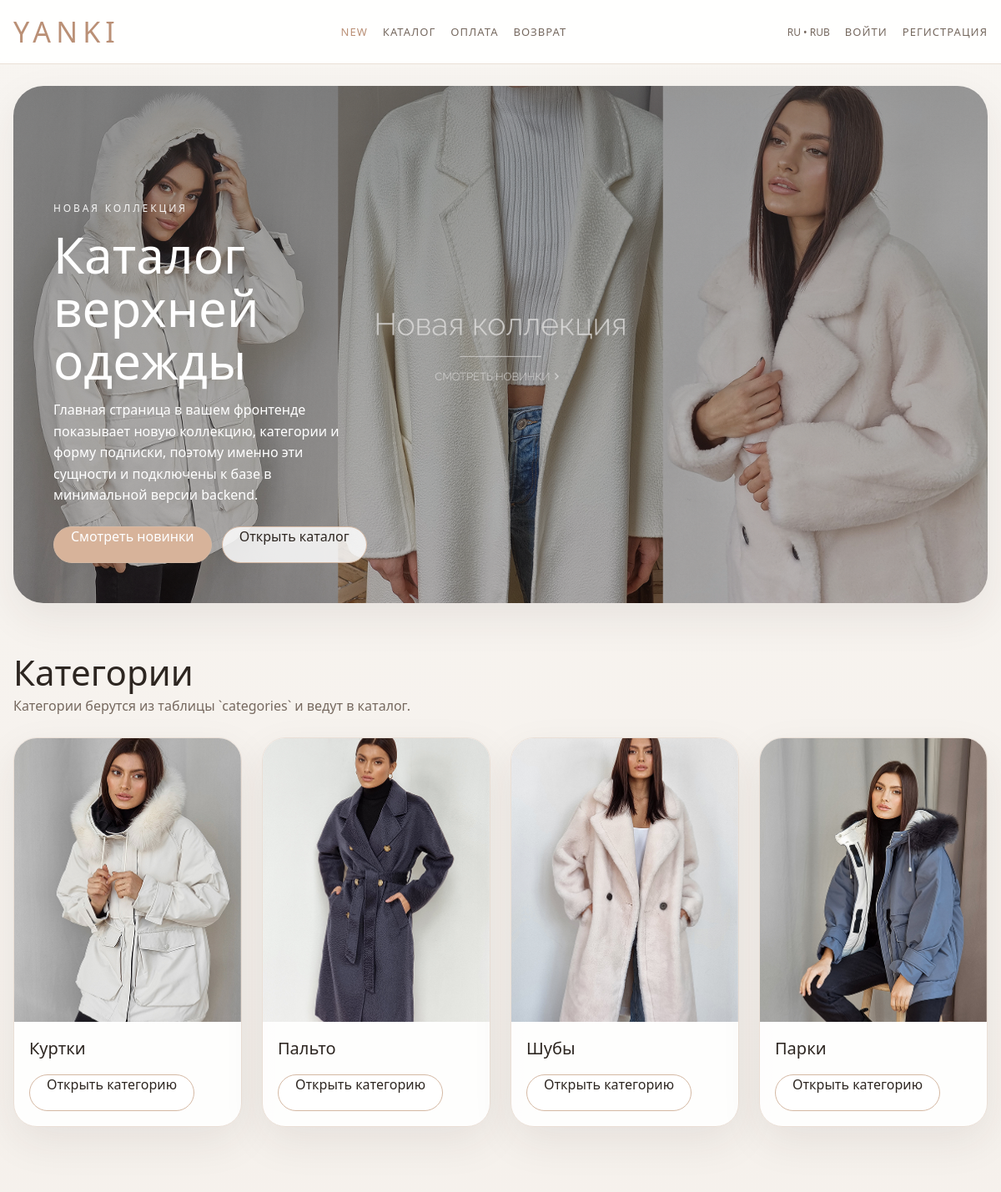
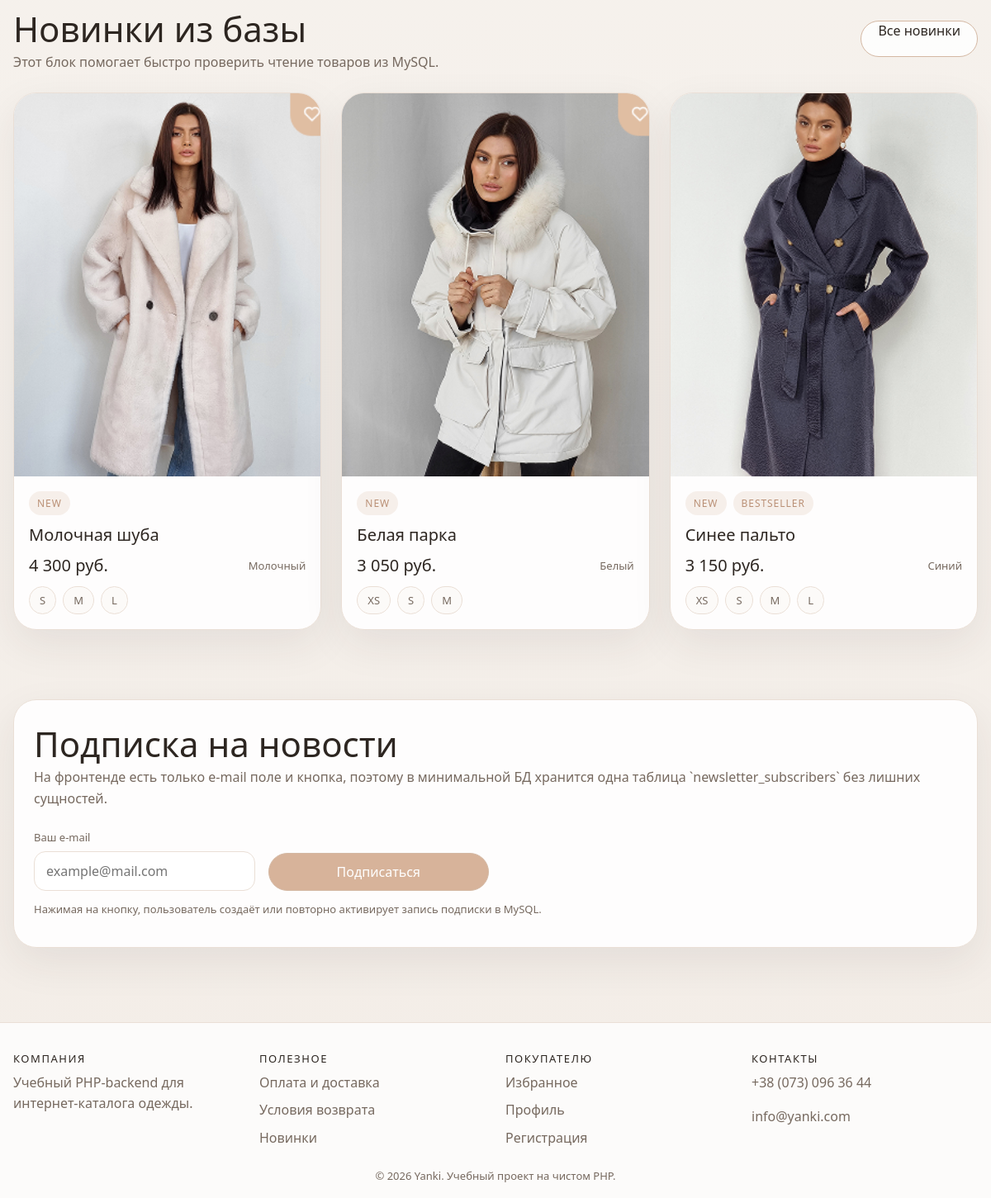
The page / on the database its author committed (2 pictures, top to bottom).
### tables this page shows
CREATE TABLE categories (
    id TINYINT UNSIGNED AUTO_INCREMENT PRIMARY KEY,
    name VARCHAR(100) NOT NULL,
    slug VARCHAR(100) NOT NULL,
    image_path VARCHAR(255) NOT NULL,
    sort_order TINYINT UNSIGNED NOT NULL DEFAULT 0,
    UNIQUE KEY uq_categories_slug (slug)
);

CREATE TABLE products (
    id INT UNSIGNED AUTO_INCREMENT PRIMARY KEY,
    category_id TINYINT UNSIGNED NOT NULL,
    color_id TINYINT UNSIGNED DEFAULT NULL,
    title VARCHAR(150) NOT NULL,
    slug VARCHAR(160) NOT NULL,
    short_description VARCHAR(255) DEFAULT NULL,
    description TEXT DEFAULT NULL,
    price DECIMAL(10,2) NOT NULL,
    image_path VARCHAR(255) NOT NULL,
    is_new TINYINT(1) NOT NULL DEFAULT 0,
    is_bestseller TINYINT(1) NOT NULL DEFAULT 0,
    is_sale TINYINT(1) NOT NULL DEFAULT 0,
    created_at TIMESTAMP NOT NULL DEFAULT CURRENT_TIMESTAMP,
    updated_at TIMESTAMP NOT NULL DEFAULT CURRENT_TIMESTAMP ON UPDATE CURRENT_TIMESTAMP,
    UNIQUE KEY uq_products_slug (slug),
    KEY idx_products_category_id (category_id),
    KEY idx_products_color_id (color_id),
    KEY idx_products_price (price),
    KEY idx_products_is_new (is_new),
    KEY idx_products_is_bestseller (is_bestseller),
    KEY idx_products_is_sale (is_sale),
    CONSTRAINT fk_products_category
        FOREIGN KEY (category_id) REFERENCES categories (id)
        ON UPDATE CASCADE,
    CONSTRAINT fk_products_color
        FOREIGN KEY (color_id) REFERENCES colors (id)
        ON UPDATE CASCADE
);

CREATE TABLE colors (
    id TINYINT UNSIGNED AUTO_INCREMENT PRIMARY KEY,
    name VARCHAR(50) NOT NULL,
    slug VARCHAR(50) NOT NULL,
    code CHAR(7) DEFAULT NULL,
    sort_order TINYINT UNSIGNED NOT NULL DEFAULT 0,
    UNIQUE KEY uq_colors_slug (slug)
);

### includes/functions.php (called while the page is built, shortened)
<?php
function app_base_url(): string
{
    static $baseUrl = null;
    if ($baseUrl !== null) {
        return $baseUrl;
    }
    $scriptName = str_replace('\\', '/', $_SERVER['SCRIPT_NAME'] ?? '');
    if (preg_match('#/actions/[^/]+$#', $scriptName) === 1) {
        $scriptName = (string) preg_replace('#/actions/[^/]+$#', '', $scriptName);
    } else {
        $scriptName = (string) preg_replace('#/[^/]+\.php$#', '', $scriptName);
    }
    $baseUrl = rtrim($scriptName, '/');
    return $baseUrl;
}
function url(string $path = ''): string
{
    $baseUrl = app_base_url();
    $path = ltrim($path, '/');
    if ($baseUrl === '') {
        return '/' . $path;
    }
    return $baseUrl . '/' . $path;
}
function asset(string $path = ''): string
{
    return url('assets/' . ltrim($path, '/'));
}
function e(?string $value): string
{
    return htmlspecialchars((string) $value, ENT_QUOTES | ENT_SUBSTITUTE, 'UTF-8');
}
function current_script(): string
{
    return basename((string) ($_SERVER['SCRIPT_NAME'] ?? ''));
}
function is_active_page(array $scripts): bool
{
    return in_array(current_script(), $scripts, true);
}
function old(string $key, string $default = ''): string
{
    $oldInput = $GLOBALS['old_input'] ?? [];
    $value = $oldInput[$key] ?? $default;
    return is_scalar($value) ? (string) $value : $default;
}
function current_user(): ?array
{
    $userId = isset($_SESSION['user_id']) ? (int) $_SESSION['user_id'] : 0;
    if ($userId <= 0) {
        $user = null;
        return $user;
    }
    $user = get_user_by_id($userId);
    return $user;
}
function format_price($price): string
{
    return number_format((float) $price, 0, ',', ' ') . ' руб.';
}

### config/database.php (called while the page is built, shortened)
<?php
function db(): PDO
{
    static $pdo = null;
    if ($pdo instanceof PDO) {
        return $pdo;
    }
    $dsn = sprintf(
        'mysql:host=%s;port=%d;dbname=%s;charset=%s',
        (string) config('db.host'),
        (int) config('db.port'),
        (string) config('db.name'),
        (string) config('db.charset')
    );
    try {
        $pdo = new PDO(
            $dsn,
            (string) config('db.user'),
            (string) config('db.pass'),
            [
                PDO::ATTR_ERRMODE => PDO::ERRMODE_EXCEPTION,
                PDO::ATTR_DEFAULT_FETCH_MODE => PDO::FETCH_ASSOC,
                PDO::ATTR_EMULATE_PREPARES => false,
            ]
        );
    } catch (PDOException $exception) {
        http_response_code(500);
        exit('Не удалось подключиться к MySQL. Проверьте настройки в backend/config/config.php и импорт SQL-скрипта.');
    }
    return $pdo;
}

### includes/repositories.php (called while the page is built, shortened)
<?php
function get_categories(): array
{
    $statement = db()->query('SELECT id, name, slug, image_path, sort_order FROM categories ORDER BY sort_order ASC, id ASC');
    return $statement->fetchAll();
}
function get_catalog_products(array $filters = []): array
{
    $sql = <<<SQL
        SELECT
            p.id,
            p.category_id,
            p.color_id,
            p.title,
            p.slug,
            p.short_description,
            p.description,
            p.price,
            p.image_path,
            p.is_new,
            p.is_bestseller,
            p.is_sale,
            p.created_at,
            c.name AS category_name,
            c.slug AS category_slug,
            co.name AS color_name,
            co.code AS color_code,
            (
                SELECT GROUP_CONCAT(s2.name ORDER BY s2.sort_order SEPARATOR ' ')
                FROM product_sizes ps2
                INNER JOIN sizes s2 ON s2.id = ps2.size_id
                WHERE ps2.product_id = p.id
            ) AS sizes_text
        FROM products p
        INNER JOIN categories c ON c.id = p.category_id
        LEFT JOIN colors co ON co.id = p.color_id
        WHERE 1 = 1
    SQL;
    $params = [];
    $minPrice = $filters['min_price'] ?? null;
    $maxPrice = $filters['max_price'] ?? null;
    $flag = (string) ($filters['flag'] ?? '');
    if ($flag === 'new') {
        $sql .= ' AND p.is_new = 1';
    } elseif ($flag === 'bestsellers') {
        $sql .= ' AND p.is_bestseller = 1';
    } elseif ($flag === 'sale') {
        $sql .= ' AND p.is_sale = 1';
    }
    $sort = (string) ($filters['sort'] ?? 'newest');
    $orderBy = 'p.created_at DESC, p.id DESC';
    $sql .= ' ORDER BY ' . $orderBy;
    $statement = db()->prepare($sql);
    $statement->execute();
    return $statement->fetchAll();
}

### public/index.php (the view, shortened to what this page needs)
<?php
$categories = get_categories();
$newProducts = array_slice(get_catalog_products([
    'flag' => 'new',
    'sort' => 'newest',
]), 0, 3);
require_once __DIR__ . '/../includes/header.php';
?>
<main>
    <section class="hero">
        <div class="container">
            <div class="hero-card">
                <div class="hero-content">
                    <div class="eyebrow">Новая коллекция</div>
                    <h1 class="hero-title">Каталог верхней одежды</h1>
                    <p class="hero-text">
                        Главная страница в вашем фронтенде показывает новую коллекцию, категории и форму подписки,
                        поэтому именно эти сущности и подключены к базе в минимальной версии backend.
                    </p>
                    <div class="button-row">
                        <a class="btn btn--primary" href="<?= e(url('catalog.php?flag=new')) ?>">Смотреть новинки</a>
                        <a class="btn btn--ghost" href="<?= e(url('catalog.php')) ?>">Открыть каталог</a>
                    </div>
                </div>
            </div>
        </div>
    </section>
    <section class="section">
        <div class="container">
            <div class="section-head">
                <div>
                    <h2 class="section-title">Категории</h2>
                    <p class="section-subtitle">Категории берутся из таблицы `categories` и ведут в каталог.</p>
                </div>
            </div>
            <div class="grid-4">
                <?php foreach ($categories as $category): ?>
                    <article class="category-card">
                        <img src="<?= e(asset($category['image_path'])) ?>" alt="<?= e($category['name']) ?>">
                        <div class="category-card__body">
                            <h3 class="category-card__title"><?= e($category['name']) ?></h3>
                            <div class="panel-actions">
                                <a class="btn btn--ghost" href="<?= e(url('catalog.php?category=' . urlencode($category['slug']))) ?>">
                                    Открыть категорию
                                </a>
                            </div>
                        </div>
                    </article>
                <?php endforeach; ?>
            </div>
        </div>
    </section>
    <section class="section">
        <div class="container">
            <div class="section-head">
                <div>
                    <h2 class="section-title">Новинки из базы</h2>
                    <p class="section-subtitle">Этот блок помогает быстро проверить чтение товаров из MySQL.</p>
                </div>
                <a class="btn btn--ghost" href="<?= e(url('catalog.php?flag=new')) ?>">Все новинки</a>
            </div>
            <div class="cards-grid">
                <?php foreach ($newProducts as $product): ?>
                    <article class="product-card">
                        <a href="<?= e(url('product.php?slug=' . urlencode($product['slug']))) ?>">
                            <img src="<?= e(asset($product['image_path'])) ?>" alt="<?= e($product['title']) ?>">
                        </a>
                        <div class="product-card__body">
                            <div class="badge-row">
                                <?php if ((int) $product['is_new'] === 1): ?>
                                    <span class="badge">New</span>
                                <?php endif; ?>
                                <?php if ((int) $product['is_bestseller'] === 1): ?>
                                    <span class="badge">Bestseller</span>
                                <?php endif; ?>
                            </div>
                            <h3 class="product-card__title">
                                <a href="<?= e(url('product.php?slug=' . urlencode($product['slug']))) ?>">
                                    <?= e($product['title']) ?>
                                </a>
                            </h3>
                            <div class="product-card__meta">
                                <div class="price"><?= e(format_price((float) $product['price'])) ?></div>
                                <div class="helper-text"><?= e($product['color_name'] ?? 'Без цвета') ?></div>
                            </div>
                            <div class="sizes">
                                <?php foreach (array_filter(explode(' ', (string) $product['sizes_text'])) as $sizeName): ?>
                                    <span class="chip"><?= e($sizeName) ?></span>
                                <?php endforeach; ?>
                            </div>
                        </div>
                    </article>
                <?php endforeach; ?>
            </div>
        </div>
    </section>
    <section class="section">
        <div class="container">
            <div class="panel">
                <div class="panel__body">
                    <div class="section-head">
                        <div>
                            <h2 class="section-title">Подписка на новости</h2>
                            <p class="section-subtitle">
                                На фронтенде есть только e-mail поле и кнопка, поэтому в минимальной БД хранится одна таблица
                                `newsletter_subscribers` без лишних сущностей.
                            </p>
                        </div>
                    </div>
                    <form action="<?= e(url('actions/subscribe.php')) ?>" method="post">
                        <div class="form-grid">
                            <div class="field">
                                <label for="subscribe-email">Ваш e-mail</label>
                                <input
                                    id="subscribe-email"
                                    type="email"
                                    name="email"
                                    value="<?= e(old('email')) ?>"
                                    placeholder="example@mail.com"
                                    required
                                >
                            </div>
                            <div class="field">
                                <label>&nbsp;</label>
                                <button class="btn btn--primary" type="submit">Подписаться</button>
                            </div>
                        </div>
                    </form>
                    <p class="helper-text">
                        Нажимая на кнопку, пользователь создаёт или повторно активирует запись подписки в MySQL.
                    </p>
                </div>
            </div>
        </div>
    </section>
</main>
<?php require_once __DIR__ . '/../includes/footer.php'; ?>

### includes/header.php (shortened to what this page needs)
<?php
$currentUser = current_user();
$favoriteCount = $currentUser ? count_user_favorites((int) $currentUser['id']) : 0;
?>
<!DOCTYPE html>
<html lang="ru">
<head>
    <link rel="stylesheet" href="<?= e(asset('css/style.css')) ?>">
</head>
<body>
<header class="site-header">
    <div class="container header-row">
        <a class="logo" href="<?= e(url('index.php')) ?>">YANKI</a>
        <nav class="main-nav">
            <a class="<?= is_active_page(['index.php']) ? 'active' : '' ?>" href="<?= e(url('index.php')) ?>">NEW</a>
            <a class="<?= is_active_page(['catalog.php', 'product.php', 'favorites.php']) ? 'active' : '' ?>" href="<?= e(url('catalog.php')) ?>">Каталог</a>
            <a class="<?= is_active_page(['delivery.php']) ? 'active' : '' ?>" href="<?= e(url('delivery.php')) ?>">Оплата</a>
            <a class="<?= is_active_page(['returns.php']) ? 'active' : '' ?>" href="<?= e(url('returns.php')) ?>">Возврат</a>
        </nav>
        <div class="header-actions">
            <div class="header-meta">RU • RUB</div>
            <?php if ($currentUser): ?>
                <a class="<?= is_active_page(['favorites.php']) ? 'active' : '' ?>" href="<?= e(url('favorites.php')) ?>">
                    Избранное (<?= $favoriteCount ?>)
                </a>
                <a class="<?= is_active_page(['profile.php']) ? 'active' : '' ?>" href="<?= e(url('profile.php')) ?>">
                    Профиль
                </a>
                <form method="post" action="<?= e(url('actions/logout.php')) ?>">
                    <?= csrf_field() ?>
                    <button class="link-button" type="submit">Выйти</button>
                </form>
            <?php else: ?>
                <a class="<?= is_active_page(['login.php']) ? 'active' : '' ?>" href="<?= e(url('login.php')) ?>">Войти</a>
                <a class="<?= is_active_page(['register.php']) ? 'active' : '' ?>" href="<?= e(url('register.php')) ?>">Регистрация</a>
            <?php endif; ?>
        </div>
    </div>
</header>

### includes/footer.php (shortened to what this page needs)
<footer class="site-footer">
    <div class="container footer-grid">
        <div>
            <div class="footer-title">Компания</div>
            <p class="footer-text">Учебный PHP-backend для интернет-каталога одежды.</p>
        </div>
        <div>
            <div class="footer-title">Полезное</div>
            <a href="<?= e(url('delivery.php')) ?>">Оплата и доставка</a>
            <a href="<?= e(url('returns.php')) ?>">Условия возврата</a>
            <a href="<?= e(url('catalog.php?flag=new')) ?>">Новинки</a>
        </div>
        <div>
            <div class="footer-title">Покупателю</div>
            <a href="<?= e(url('favorites.php')) ?>">Избранное</a>
            <a href="<?= e(url('profile.php')) ?>">Профиль</a>
            <a href="<?= e(url('register.php')) ?>">Регистрация</a>
        </div>
        <div>
            <div class="footer-title">Контакты</div>
            <p class="footer-text">+38 (073) 096 36 44</p>
            <p class="footer-text">info@yanki.com</p>
        </div>
    </div>
    <div class="footer-bottom">© 2026 Yanki. Учебный проект на чистом PHP.</div>
</footer>
</body>
</html>

### rows shown on the page
categories: image_path (picture), name "Куртки"
categories: image_path (picture), name "Пальто"
categories: image_path (picture), name "Шубы"
categories: image_path (picture), name "Парки"
products: image_path (picture), is_new "NEW", title "Молочная шуба", price "4 300 руб.", color.name "Молочный", sizeName "S", sizeName "M", sizeName "L"
products: image_path (picture), is_new "NEW", title "Белая парка", price "3 050 руб.", color.name "Белый", sizeName "XS", sizeName "S", sizeName "M"
products: image_path (picture), is_new "NEW", is_bestseller "BESTSELLER", title "Синее пальто", price "3 150 руб.", color.name "Синий", sizeName "XS", sizeName "S", sizeName "M", sizeName "L"
